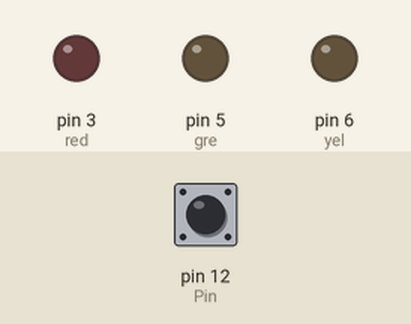
This sketch was run on a simulated Arduino Uno, built with avr-gcc and run on an emulated ATmega328P. Shown: output pins drawn as LEDs (lit = HIGH). The test bench sets the inputs (shaded band); at power-on: pin 12 (Pin) HIGH.

Above: at 1.2 s.
1.3 s: pin 12 (Pin) pulled LOW for 0.15 s
At 2.3 s:
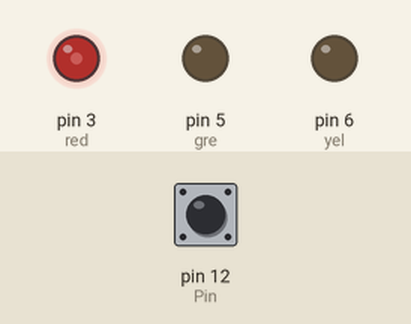
2.9 s: pin 12 (Pin) pulled LOW for 1 s
At 3.6 s:
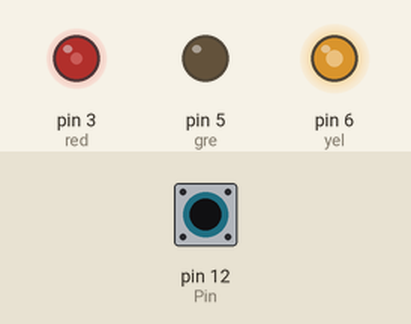
5.4 s: pin 12 (Pin) pulled LOW for 0.15 s
At 6.6 s:
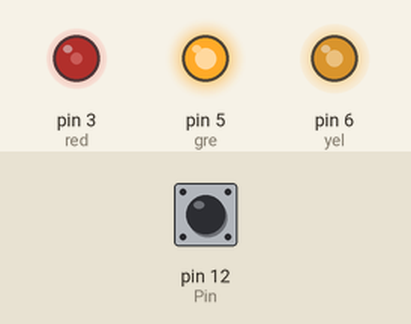
7.0 s: pin 12 (Pin) pulled LOW for 3.2 s
Timing chart, 0 to 12.7 s (numbered marks = the images above; inputs shaded):
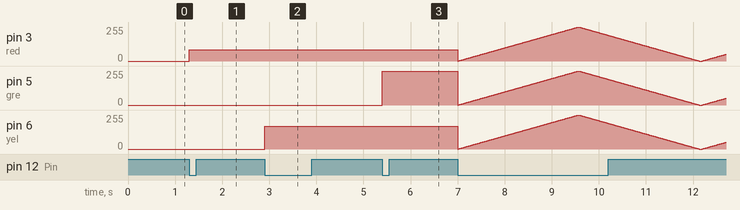

The sketch:

ButtonLedPwmIndicator.ino
```cpp
const int Pin = 12;
const int red = 3;
const int yel = 6;
const int gre = 5;

int state = 0;
int buttonState;
int lastButtonState = LOW;

void setup() {
  pinMode(Pin, INPUT_PULLUP);
  pinMode(red, OUTPUT);
  pinMode(yel, OUTPUT);
  pinMode(gre, OUTPUT);
}

void loop() {
  buttonState = digitalRead(Pin);

  // Обробка натискання кнопки
  if (buttonState == LOW && lastButtonState == HIGH) {
    state++;
    if (state > 5) state = 0; // Повернення до початкового стану
  }
  lastButtonState = buttonState;

  // Логіка роботи
  if (state == 0) {
    analogWrite(red, 0);
    analogWrite(yel, 0);
    analogWrite(gre, 0);
  } else if (state == 1) {
    analogWrite(red, 85);   // 33%
    analogWrite(yel, 0);
    analogWrite(gre, 0);
  } else if (state == 2) {
    analogWrite(red, 85);   // 33%
    analogWrite(yel, 170); // 66%
    analogWrite(gre, 0);
  } else if (state == 3) {
    analogWrite(red, 85);   // 33%
    analogWrite(yel, 170); // 66%
    analogWrite(gre, 255); // 100%
  } else if (state == 4) {
    for (int i = 0; i <= 255; i++) {
      analogWrite(red, i);
      analogWrite(yel, i);
      analogWrite(gre, i);
      delay(10);
    }
    for (int i = 255; i >= 0; i--) {
      analogWrite(red, i);
      analogWrite(yel, i);
      analogWrite(gre, i);
      delay(10);
    }
  }
  delay(50); // Антидребезг
}
```

Measured:
- after the input at 1.3 s, pin 3 (red): 0/255 → 85/255 at once
- after the input at 2.9 s, pin 6 (yel): 0/255 → 170/255 at once
- after the input at 5.4 s, pin 5 (gre): 0/255 → 255/255 at once
